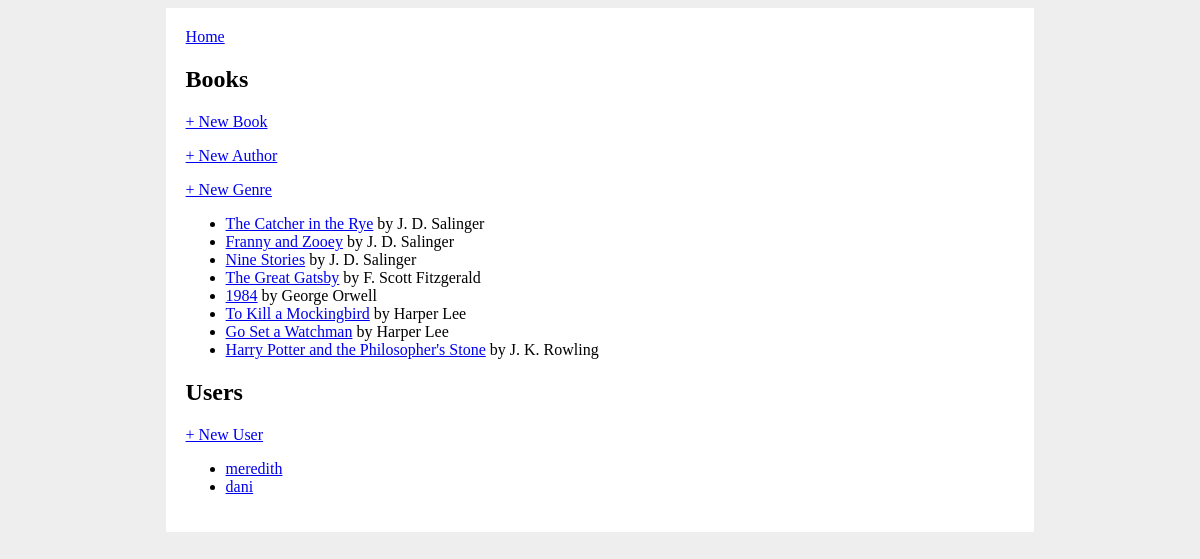
The page / on the database its author committed.
### books_app/models.py (models this page shows, shortened)
class Book(db.Model):
    id = db.Column(db.Integer, primary_key=True)
    title = db.Column(db.String(80), nullable=False)
    publish_date = db.Column(db.Date)
    author_id = db.Column(db.Integer, db.ForeignKey('author.id'), nullable=False)
    author = db.relationship('Author', back_populates='books')
    audience = db.Column(db.Enum(Audience), default=Audience.ALL)
    genres = db.relationship(
        'Genre', secondary='book_genre', back_populates='books')
    users_who_favorited = db.relationship(
        'User', secondary='user_book', back_populates='favorite_books')

class Author(db.Model):
    id = db.Column(db.Integer, primary_key=True)
    name = db.Column(db.String(80), nullable=False)
    biography = db.Column(db.String(200))
    books = db.relationship('Book', back_populates='author')

class User(db.Model):
    id = db.Column(db.Integer, primary_key=True)
    username = db.Column(db.String(80), nullable=False, unique=True)
    favorite_books = db.relationship(
        'Book', secondary='user_book', back_populates='users_who_favorited')

### books_app/routes.py (the view)
@main.route('/')
def homepage():
    all_books = Book.query.all()
    all_users = User.query.all()
    return render_template('home.html',
        all_books=all_books, all_users=all_users)

### books_app/templates/home.html
{% extends 'base.html' %}
{% block content %}
<h2>Books</h2>
<p>
    <a href="/create_book">+ New Book</a>
</p>
<p>
    <a href="/create_author">+ New Author</a>
</p>
<p>
    <a href="/create_genre">+ New Genre</a>
</p>
<ul>
{% for book in all_books %}
    <li><a href="/book/{{ book.id }}">{{ book.title }}</a> by {{ book.author.name }}</li>
{% endfor %}
</ul>
<h2>Users</h2>
<p>
    <a href="/create_user">+ New User</a>
</p>
<ul>
    {% for user in all_users %}
        <li><a href="/profile/{{ user.username }}">{{ user.username }}</a></li>
    {% endfor %}
</ul>
{% endblock %}

### books_app/templates/base.html (shortened to what this page needs)
<!DOCTYPE html>
<html>
    <head>
        <link rel="stylesheet" href="/static/style.css">
    </head>
    <body>
        <div id="content">
            <a href="/">Home</a>
            {% block content %}{% endblock %}
        </div>
    </body>
</html>

### books_app/static/style.css (style rules this page uses)
body { display: flex; flex-direction: column; align-items: center; background-color: #eee; }
#content { width: 70%; background-color: white; padding: 20px; }

### rows shown on the page
Book: title "The Catcher in the Rye", author.name "J. D. Salinger"
Book: title "Franny and Zooey", author.name "J. D. Salinger"
Book: title "Nine Stories", author.name "J. D. Salinger"
Book: title "The Great Gatsby", author.name "F. Scott Fitzgerald"
Book: title "1984", author.name "George Orwell"
Book: title "To Kill a Mockingbird", author.name "Harper Lee"
Book: title "Go Set a Watchman", author.name "Harper Lee"
Book: title "Harry Potter and the Philosopher's Stone", author.name "J. K. Rowling"
User: username "meredith"
User: username "dani"
